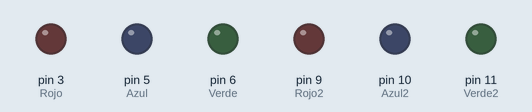
Recording of a sketch running on a simulated Arduino Uno, built with avr-gcc and run on an emulated ATmega328P. Shown: output pins drawn as LEDs (lit = HIGH).

Above: at 0.05 s.
At 4.95 s:
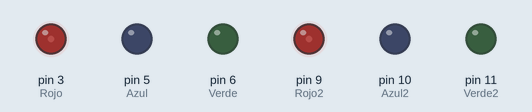
At 9.95 s:
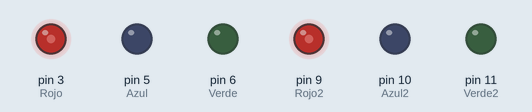
At 19.95 s:
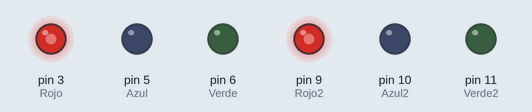
At 39.85 s:
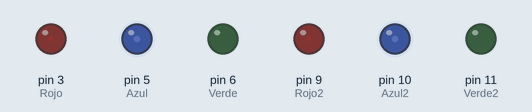
Timing chart, 0 to 40.0 s (numbered marks = the images above):
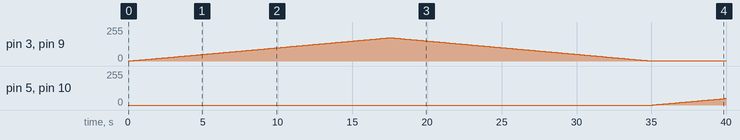

The sketch:

RGB_LED_colores_primarios.ino
```cpp
  int Rojo=3;
  int Azul=5;
  int Verde=6;
  int IntensidadR=0;
  int IntensidadA=0;
  int IntensidadV=0;
  int Rojo2=9;
  int Azul2=10;
  int Verde2=11;


void setup() {
  pinMode(Rojo, OUTPUT);
  pinMode(Azul, OUTPUT);
  pinMode(Verde, OUTPUT);
  pinMode(Rojo2, OUTPUT);
  pinMode(Azul2, OUTPUT);
  pinMode(Verde2, OUTPUT);


}

void loop() {

  while( IntensidadR < 175){
   analogWrite(Rojo , IntensidadR );
   analogWrite(Rojo2 , IntensidadR );
   IntensidadR++;

   delay(100);

  }
  while(IntensidadR>0){
   analogWrite(Rojo,IntensidadR);
   analogWrite(Rojo2,IntensidadR);
   IntensidadR--;
   delay(100);

  }
  while(IntensidadA<175){
   analogWrite(Azul,IntensidadA);
   analogWrite(Azul2,IntensidadA);
   IntensidadA++;
   delay(100);

  }
  while(IntensidadA>0){
   analogWrite(Azul,IntensidadA);
   analogWrite(Azul2,IntensidadA);
   IntensidadA--;
   delay(100);

  }
  while(IntensidadV<175){
   analogWrite(Verde,IntensidadV);
   analogWrite(Verde2,IntensidadV);
   IntensidadV++;
   delay(100);

  }
  while(IntensidadV>0){
   analogWrite(Verde,IntensidadV);
   analogWrite(Verde2,IntensidadV);
   IntensidadV--;
   delay(100);

  }


}
```

Measured:
- by itself, pin 3 (Rojo), pin 9 (Rojo2): rises from 0/255 to 175/255 in 17.4 s, then falls to 1/255 in 17.4 s
- by itself, pin 5 (Azul), pin 10 (Azul2): moves from 0/255 to 49/255 over 4.8 s
